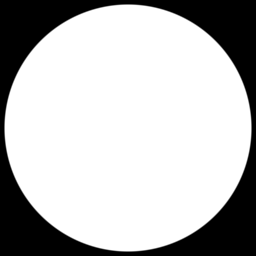
#> input picture TSKS24-Signals-and-Images/Lab3/circle.tif, 256 x 256 px
$ python DemoD.py
#> lines starting #> are read from the running program, lines starting #| are printed output that depends on the picture
from preamble import *
import math

Im = np.double(imageio.imread('circle.tif'))
#> Im: shape (256, 256) float64; min 0, max 255, mean 186.4
plt.subplot(221)
plt.imshow(Im, 'gray', clim=(0,255))
plt.title('original image')
plt.colorbar()

b = np.array([0.5,0.5])
b2 = np.convolve(b,b).reshape(1,3)
d = np.array([1.0,-1.0])
cd = np.convolve(b,d).reshape(1,3)
sobelx = signal.convolve2d(cd,b2.T)
sobely = sobelx.T

Imsobelx = signal.convolve2d(Im,sobelx,'same')
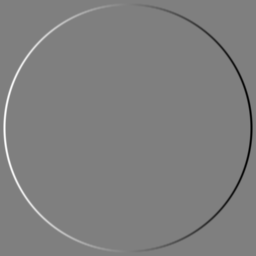
#> Imsobelx: shape (256, 256) float64; min -127.5, max 127.5, mean 0; drawn with min black and max white
Imsobely = signal.convolve2d(Im,sobely,'same')
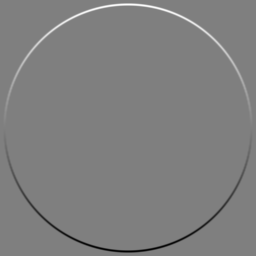
#> Imsobely: shape (256, 256) float64; min -127.5, max 127.5, mean 0; drawn with min black and max white
Immagnituden = np.hypot(Imsobelx,Imsobely)
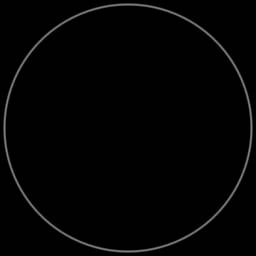
#> Immagnituden: shape (256, 256) float64; min 0, max 127.5, mean 3

plt.subplot(222)
plt.imshow(Immagnituden, 'gray', clim=(0,160))
plt.title('magnitude image')
plt.colorbar()

plt.subplot(223)
plt.imshow(Imsobelx, 'gray', clim=(-128,127))
plt.title('sobelx image')
plt.colorbar()

plt.subplot(224)
plt.imshow(Imsobely, 'gray', clim=(-128,127))
plt.title('sobely image')
plt.colorbar()

plt.show()
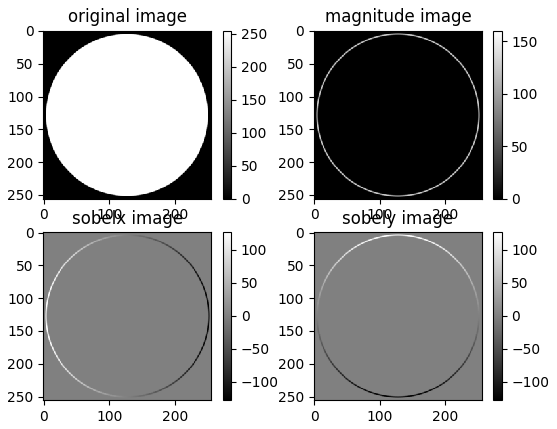
#> figure drawn by matplotlib, 8 panels
